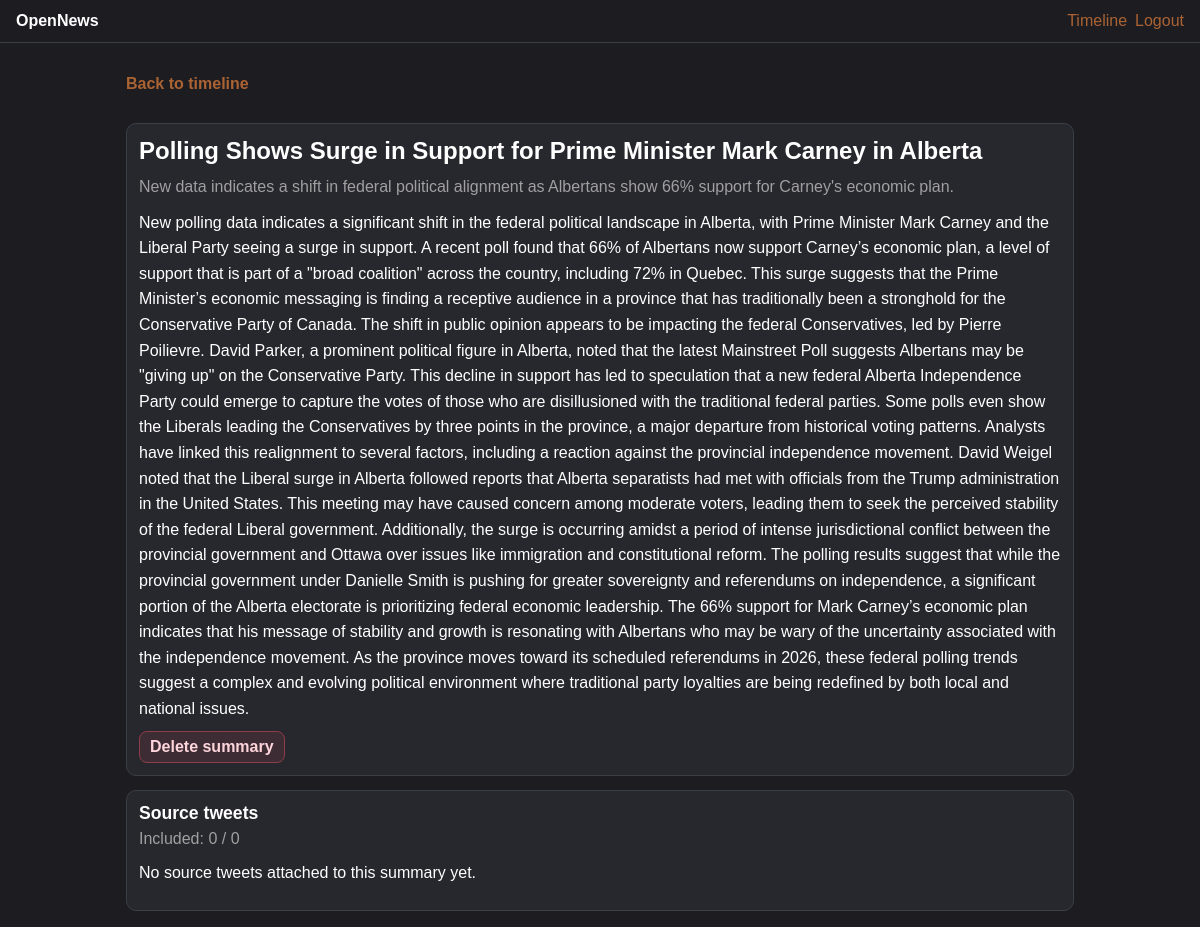
Screenshot of /post/3/ (signed in) with the database file from the repository.
### opensourcenewsapp/models.py (models this page shows, shortened)
class Post(models.Model):
    title = models.CharField(max_length=200)
    subtitle = models.CharField(max_length=300, blank=True)
    article = models.TextField()
    score = models.IntegerField(default=0)
    media = models.URLField(blank=True)

### opensourcenewsapp/views.py (the view, shortened to what this page needs)
# urls.py: path("post/<int:post_id>/", post_detail_page, name="post_detail_page"),
@login_required
def post_detail_page(request, post_id):
    post = get_object_or_404(Post, id=post_id)
    if not _is_valid_post(post):
        return redirect("timeline_page")
    error = None
    notice = str(request.GET.get("notice", "")).strip()
    tweets = list(post.source_tweets.order_by("id"))
    included_count = sum(1 for tw in tweets if not tw.excluded)
    return render(
        request,
        "opensourcenewsapp/post_detail.html",
        {
            "post": post,
            "tweets": tweets,
            "included_count": included_count,
            "error": error,
            "notice": notice,
        },
    )

### opensourcenewsapp/views.py (called while the page is built)
def _is_valid_post(post):
    title = (post.title or "").strip()
    article = (post.article or "").strip()
    return bool(title or article)

### opensourcenewsapp/templates/opensourcenewsapp/post_detail.html (shortened to what this page needs)
{% extends 'opensourcenewsapp/base.html' %}
{% block content %}
<p><a class="link-cta" href="{% url 'timeline_page' %}">Back to timeline</a></p>
<article class="card post-card">
  <h1>{{ post.title|default:'Untitled summary' }}</h1>
  {% if post.subtitle %}<p class="subtitle">{{ post.subtitle }}</p>{% endif %}
  <p>{{ post.article }}</p>
  <form method="post" action="{% url 'delete_post_summary' post.id %}" class="inline-form" onsubmit="return confirm('Delete this summary?');">
    <button type="submit" class="btn-soft btn-danger">Delete summary</button>
  </form>
</article>
<section class="card">
  <div class="section-head">
    <h2>Source tweets</h2>
    <p class="muted">Included: {{ included_count }} / {{ tweets|length }}</p>
  </div>
  {% if tweets %}
  <form method="post">
    {% csrf_token %}
    <div class="stack">
      {% for tw in tweets %}
      <label class="tweet-row {% if tw.excluded %}tweet-row--excluded{% endif %}">
        <input type="checkbox" name="remove_ids" value="{{ tw.id }}" {% if tw.excluded %}disabled{% endif %} />
        <div>
          <p><strong>{{ tw.raw.author|default:'Unknown' }}</strong></p>
          <p>{{ tw.raw.text|default:'(empty)' }}</p>
          {% if tw.raw.time %}<p class="muted">{{ tw.raw.time }}</p>{% endif %}
          {% if tw.excluded %}<p class="muted">Already excluded</p>{% endif %}
        </div>
      </label>
      {% endfor %}
    </div>
    <div class="actions-row">
      <button type="submit" name="action" value="remove" class="btn-soft">Remove selected tweets</button>
      <button type="submit" name="action" value="regenerate" class="btn-primary">Remove selected and regenerate summary</button>
    </div>
  </form>
  {% else %}
  <p>No source tweets attached to this summary yet.</p>
  {% endif %}
</section>
{% endblock %}

### opensourcenewsapp/static/opensourcenewsapp/styles.css (style rules this page uses)
:root { --bg: #1c1c21; --panel: #27272e; --panel-hover: #32323b; --line: #3b3f47; --text: #ffffff; --muted: #a0a0a1; --accent: #ab6333; --danger: #ff8aa5; --ok: #9effc9; }
* { box-sizing: border-box; }
body { margin: 0; min-height: 100vh; color: var(--text); font-family: Arial, sans-serif; background: var(--bg); }
a { color: var(--accent); text-decoration: none; }
.card { border: 1px solid var(--line); border-radius: 10px; padding: 12px; background: var(--panel); transition: transform 120ms ease, background 120ms ease; }
.section-head { margin-bottom: 10px; }
.section-head h2 { margin: 0; font-size: 1.1rem; }
.section-head p { margin: 6px 0 0; }
input, select, button { width: 100%; border-radius: 8px; border: 1px solid var(--line); padding: 8px 10px; font: inherit; }
button, .button-link { display: inline-block; border: 1px solid var(--line); background: #2e313a; color: var(--text); font-weight: 600; cursor: pointer; transition: transform 120ms ease, background 120ms ease; }
.btn-soft { background: #2e313a; color: var(--text); border-color: var(--line); }
.post-card h1, .post-card h2 { margin: 0 0 8px; line-height: 1.25; }
.post-card > p { margin: 0 0 10px; line-height: 1.6; }
.subtitle { color: var(--muted); }
.link-cta { font-weight: 650; }
.inline-form { margin: 0; }
.inline-form button { width: auto; padding: 6px 10px; }
.btn-danger { border-color: #8d3f49; color: #ffd5dc; background: rgba(141, 63, 73, 0.22); }
.muted { color: var(--muted); }

### rows the page displays
Post: title "Polling Shows Surge in Support for Prime Minister Mark Carney in Alberta", subtitle "New data indicates a shift in federal political alignment as Albertans show 66% support for Carney's economic plan.", article "New polling data indicates a significant shift in the federal political landscape in Alberta, with Prime Minister Mark Carney and the Liberal Party seeing a surge in support. A recent poll found that 66% of Albertans now support Carney’s economic plan, a level of support that is part of a \"broad coalition\" across the country, including 72% in Quebec. This surge suggests that the Prime Minister’s economic messaging is finding a receptive audience in a province that has traditionally been a stronghold for the Conservative Party of Canada. The shift in public opinion appears to be impacting the federal Conservatives, led by Pierre Poilievre. David Parker, a prominent political figure in…"

### other values shown
{{ included_count }} "0"
{{ tweets|length }} "0"
